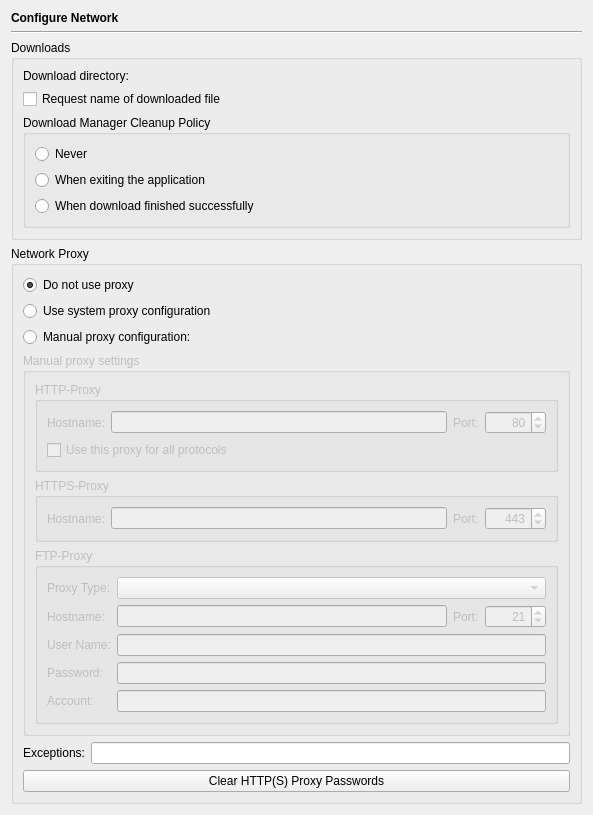
<?xml version="1.0" encoding="UTF-8"?>
<ui version="4.0">
 <class>NetworkPage</class>
 <widget class="QWidget" name="NetworkPage">
  <property name="geometry">
   <rect>
    <x>0</x>
    <y>0</y>
    <width>591</width>
    <height>789</height>
   </rect>
  </property>
  <layout class="QVBoxLayout" name="verticalLayout_5">
   <item>
    <widget class="QLabel" name="headerLabel">
     <property name="text">
      <string>&lt;b&gt;Configure Network&lt;/b&gt;</string>
     </property>
    </widget>
   </item>
   <item>
    <widget class="Line" name="line9_3">
     <property name="frameShape">
      <enum>QFrame::HLine</enum>
     </property>
     <property name="frameShadow">
      <enum>QFrame::Sunken</enum>
     </property>
     <property name="orientation">
      <enum>Qt::Horizontal</enum>
     </property>
    </widget>
   </item>
   <item>
    <widget class="QGroupBox" name="groupBox_2">
     <property name="title">
      <string>Downloads</string>
     </property>
     <layout class="QVBoxLayout" name="verticalLayout_3">
      <item>
       <layout class="QHBoxLayout" name="horizontalLayout">
        <item>
         <widget class="QLabel" name="label_6">
          <property name="text">
           <string>Download directory:</string>
          </property>
         </widget>
        </item>
        <item>
         <widget class="E5PathPicker" name="downloadDirPicker" native="true">
          <property name="sizePolicy">
           <sizepolicy hsizetype="Expanding" vsizetype="Preferred">
            <horstretch>0</horstretch>
            <verstretch>0</verstretch>
           </sizepolicy>
          </property>
          <property name="focusPolicy">
           <enum>Qt::StrongFocus</enum>
          </property>
          <property name="toolTip">
           <string>Enter the download directory (leave empty to use the default location)</string>
          </property>
         </widget>
        </item>
       </layout>
      </item>
      <item>
       <widget class="QCheckBox" name="requestFilenameCheckBox">
        <property name="toolTip">
         <string>Select to ask the user for a download filename</string>
        </property>
        <property name="text">
         <string>Request name of downloaded file</string>
        </property>
       </widget>
      </item>
      <item>
       <widget class="QGroupBox" name="groupBox_3">
        <property name="title">
         <string>Download Manager Cleanup Policy</string>
        </property>
        <layout class="QVBoxLayout" name="verticalLayout_2">
         <item>
          <widget class="QRadioButton" name="cleanupNeverButton">
           <property name="toolTip">
            <string>Select to never cleanup automatically</string>
           </property>
           <property name="text">
            <string>Never</string>
           </property>
          </widget>
         </item>
         <item>
          <widget class="QRadioButton" name="cleanupExitButton">
           <property name="toolTip">
            <string>Select to cleanup upon exiting</string>
           </property>
           <property name="text">
            <string>When exiting the application</string>
           </property>
          </widget>
         </item>
         <item>
          <widget class="QRadioButton" name="cleanupSuccessfulButton">
           <property name="toolTip">
            <string>Select to cleanup after a successful download</string>
           </property>
           <property name="text">
            <string>When download finished successfully</string>
           </property>
          </widget>
         </item>
        </layout>
       </widget>
      </item>
     </layout>
    </widget>
   </item>
   <item>
    <widget class="QGroupBox" name="proxyGroup">
     <property name="toolTip">
      <string>Select to use a web proxy</string>
     </property>
     <property name="title">
      <string>Network Proxy</string>
     </property>
     <property name="checkable">
      <bool>false</bool>
     </property>
     <property name="checked">
      <bool>false</bool>
     </property>
     <layout class="QVBoxLayout" name="verticalLayout_4">
      <item>
       <widget class="QRadioButton" name="noProxyButton">
        <property name="toolTip">
         <string>Select to not use a network proxy</string>
        </property>
        <property name="text">
         <string>Do not use proxy</string>
        </property>
        <property name="checked">
         <bool>true</bool>
        </property>
       </widget>
      </item>
      <item>
       <widget class="QRadioButton" name="systemProxyButton">
        <property name="toolTip">
         <string>Select to use the system proxy configuration</string>
        </property>
        <property name="text">
         <string>Use system proxy configuration</string>
        </property>
       </widget>
      </item>
      <item>
       <widget class="QRadioButton" name="manualProxyButton">
        <property name="toolTip">
         <string>Select to use an application specific proxy configuration</string>
        </property>
        <property name="text">
         <string>Manual proxy configuration:</string>
        </property>
        <property name="checked">
         <bool>false</bool>
        </property>
       </widget>
      </item>
      <item>
       <widget class="QGroupBox" name="groupBox">
        <property name="enabled">
         <bool>false</bool>
        </property>
        <property name="title">
         <string>Manual proxy settings</string>
        </property>
        <property name="flat">
         <bool>false</bool>
        </property>
        <layout class="QVBoxLayout" name="verticalLayout">
         <item>
          <widget class="QGroupBox" name="groupBox_6">
           <property name="title">
            <string>HTTP-Proxy</string>
           </property>
           <layout class="QGridLayout" name="gridLayout_2">
            <item row="0" column="0">
             <widget class="QLabel" name="label_13">
              <property name="text">
               <string>Hostname:</string>
              </property>
             </widget>
            </item>
            <item row="0" column="1">
             <widget class="QLineEdit" name="httpProxyHostEdit">
              <property name="toolTip">
               <string>Enter the name of the HTTP proxy host</string>
              </property>
             </widget>
            </item>
            <item row="0" column="2">
             <widget class="QLabel" name="label_2">
              <property name="text">
               <string>Port:</string>
              </property>
             </widget>
            </item>
            <item row="0" column="3">
             <widget class="QSpinBox" name="httpProxyPortSpin">
              <property name="toolTip">
               <string>Enter the HTTP proxy port</string>
              </property>
              <property name="alignment">
               <set>Qt::AlignRight</set>
              </property>
              <property name="minimum">
               <number>1</number>
              </property>
              <property name="maximum">
               <number>65535</number>
              </property>
              <property name="value">
               <number>80</number>
              </property>
             </widget>
            </item>
            <item row="1" column="0" colspan="4">
             <widget class="QCheckBox" name="httpProxyForAllCheckBox">
              <property name="toolTip">
               <string>Select to use the HTTP proxy for all</string>
              </property>
              <property name="text">
               <string>Use this proxy for all protocols</string>
              </property>
             </widget>
            </item>
           </layout>
          </widget>
         </item>
         <item>
          <widget class="QGroupBox" name="groupBox_5">
           <property name="title">
            <string>HTTPS-Proxy</string>
           </property>
           <layout class="QHBoxLayout" name="horizontalLayout_2">
            <item>
             <widget class="QLabel" name="label_12">
              <property name="text">
               <string>Hostname:</string>
              </property>
             </widget>
            </item>
            <item>
             <widget class="QLineEdit" name="httpsProxyHostEdit">
              <property name="toolTip">
               <string>Enter the name of the HTTPS proxy host</string>
              </property>
             </widget>
            </item>
            <item>
             <widget class="QLabel" name="label_5">
              <property name="text">
               <string>Port:</string>
              </property>
             </widget>
            </item>
            <item>
             <widget class="QSpinBox" name="httpsProxyPortSpin">
              <property name="toolTip">
               <string>Enter the HTTPS proxy port</string>
              </property>
              <property name="alignment">
               <set>Qt::AlignRight</set>
              </property>
              <property name="minimum">
               <number>1</number>
              </property>
              <property name="maximum">
               <number>65535</number>
              </property>
              <property name="value">
               <number>443</number>
              </property>
             </widget>
            </item>
           </layout>
          </widget>
         </item>
         <item>
          <widget class="QGroupBox" name="groupBox_4">
           <property name="title">
            <string>FTP-Proxy</string>
           </property>
           <layout class="QGridLayout" name="gridLayout">
            <item row="0" column="0">
             <widget class="QLabel" name="label_8">
              <property name="text">
               <string>Proxy Type:</string>
              </property>
             </widget>
            </item>
            <item row="0" column="1" colspan="3">
             <widget class="QComboBox" name="ftpProxyTypeCombo">
              <property name="toolTip">
               <string>Select the type of the FTP proxy</string>
              </property>
             </widget>
            </item>
            <item row="1" column="0">
             <widget class="QLabel" name="label_3">
              <property name="text">
               <string>Hostname:</string>
              </property>
             </widget>
            </item>
            <item row="1" column="1">
             <widget class="QLineEdit" name="ftpProxyHostEdit">
              <property name="toolTip">
               <string>Enter the name of the FTP proxy host</string>
              </property>
             </widget>
            </item>
            <item row="1" column="2">
             <widget class="QLabel" name="label_7">
              <property name="text">
               <string>Port:</string>
              </property>
             </widget>
            </item>
            <item row="1" column="3">
             <widget class="QSpinBox" name="ftpProxyPortSpin">
              <property name="toolTip">
               <string>Enter the FTP proxy port</string>
              </property>
              <property name="alignment">
               <set>Qt::AlignRight</set>
              </property>
              <property name="minimum">
               <number>1</number>
              </property>
              <property name="maximum">
               <number>65535</number>
              </property>
              <property name="value">
               <number>21</number>
              </property>
             </widget>
            </item>
            <item row="2" column="0">
             <widget class="QLabel" name="label_9">
              <property name="text">
               <string>User Name:</string>
              </property>
             </widget>
            </item>
            <item row="2" column="1" colspan="3">
             <widget class="QLineEdit" name="ftpProxyUserEdit">
              <property name="toolTip">
               <string>Enter the user name for the proxy authentication</string>
              </property>
             </widget>
            </item>
            <item row="3" column="0">
             <widget class="QLabel" name="label_10">
              <property name="text">
               <string>Password:</string>
              </property>
             </widget>
            </item>
            <item row="3" column="1" colspan="3">
             <widget class="QLineEdit" name="ftpProxyPasswordEdit">
              <property name="toolTip">
               <string>Enter the password for the proxy authentication</string>
              </property>
              <property name="echoMode">
               <enum>QLineEdit::Password</enum>
              </property>
             </widget>
            </item>
            <item row="4" column="0">
             <widget class="QLabel" name="label_11">
              <property name="text">
               <string>Account:</string>
              </property>
             </widget>
            </item>
            <item row="4" column="1" colspan="3">
             <widget class="QLineEdit" name="ftpProxyAccountEdit">
              <property name="toolTip">
               <string>Enter the account info for the proxy authentication</string>
              </property>
             </widget>
            </item>
           </layout>
          </widget>
         </item>
        </layout>
       </widget>
      </item>
      <item>
       <layout class="QHBoxLayout" name="horizontalLayout_3">
        <item>
         <widget class="QLabel" name="label">
          <property name="text">
           <string>Exceptions:</string>
          </property>
         </widget>
        </item>
        <item>
         <widget class="QLineEdit" name="exceptionsEdit">
          <property name="toolTip">
           <string>Enter host names or IP-addresses for which the proxy is to be circumvented separated by ',' (wildcards * or ? may be used)</string>
          </property>
         </widget>
        </item>
       </layout>
      </item>
      <item>
       <widget class="QPushButton" name="clearProxyPasswordsButton">
        <property name="toolTip">
         <string>Press to clear the saved passwords for the Http(s) proxy</string>
        </property>
        <property name="text">
         <string>Clear HTTP(S) Proxy Passwords</string>
        </property>
       </widget>
      </item>
     </layout>
    </widget>
   </item>
   <item>
    <spacer>
     <property name="orientation">
      <enum>Qt::Vertical</enum>
     </property>
     <property name="sizeHint" stdset="0">
      <size>
       <width>571</width>
       <height>21</height>
      </size>
     </property>
    </spacer>
   </item>
  </layout>
 </widget>
 <customwidgets>
  <customwidget>
   <class>E5PathPicker</class>
   <extends>QWidget</extends>
   <header>E5Gui/E5PathPicker.h</header>
   <container>1</container>
  </customwidget>
 </customwidgets>
 <tabstops>
  <tabstop>downloadDirPicker</tabstop>
  <tabstop>requestFilenameCheckBox</tabstop>
  <tabstop>cleanupNeverButton</tabstop>
  <tabstop>cleanupExitButton</tabstop>
  <tabstop>cleanupSuccessfulButton</tabstop>
  <tabstop>noProxyButton</tabstop>
  <tabstop>systemProxyButton</tabstop>
  <tabstop>manualProxyButton</tabstop>
  <tabstop>httpProxyHostEdit</tabstop>
  <tabstop>httpProxyPortSpin</tabstop>
  <tabstop>httpProxyForAllCheckBox</tabstop>
  <tabstop>httpsProxyHostEdit</tabstop>
  <tabstop>httpsProxyPortSpin</tabstop>
  <tabstop>ftpProxyTypeCombo</tabstop>
  <tabstop>ftpProxyHostEdit</tabstop>
  <tabstop>ftpProxyPortSpin</tabstop>
  <tabstop>ftpProxyUserEdit</tabstop>
  <tabstop>ftpProxyPasswordEdit</tabstop>
  <tabstop>ftpProxyAccountEdit</tabstop>
  <tabstop>exceptionsEdit</tabstop>
  <tabstop>clearProxyPasswordsButton</tabstop>
 </tabstops>
 <resources/>
 <connections>
  <connection>
   <sender>manualProxyButton</sender>
   <signal>toggled(bool)</signal>
   <receiver>groupBox</receiver>
   <slot>setEnabled(bool)</slot>
   <hints>
    <hint type="sourcelabel">
     <x>100</x>
     <y>405</y>
    </hint>
    <hint type="destinationlabel">
     <x>83</x>
     <y>507</y>
    </hint>
   </hints>
  </connection>
  <connection>
   <sender>httpProxyForAllCheckBox</sender>
   <signal>toggled(bool)</signal>
   <receiver>groupBox_5</receiver>
   <slot>setDisabled(bool)</slot>
   <hints>
    <hint type="sourcelabel">
     <x>152</x>
     <y>515</y>
    </hint>
    <hint type="destinationlabel">
     <x>76</x>
     <y>561</y>
    </hint>
   </hints>
  </connection>
  <connection>
   <sender>httpProxyForAllCheckBox</sender>
   <signal>toggled(bool)</signal>
   <receiver>groupBox_4</receiver>
   <slot>setDisabled(bool)</slot>
   <hints>
    <hint type="sourcelabel">
     <x>170</x>
     <y>517</y>
    </hint>
    <hint type="destinationlabel">
     <x>116</x>
     <y>631</y>
    </hint>
   </hints>
  </connection>
 </connections>
</ui>
